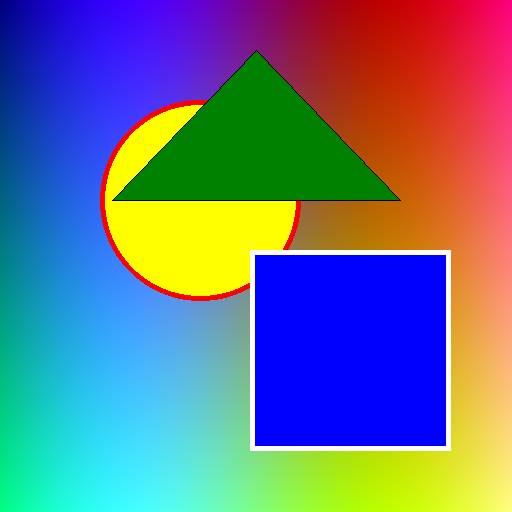
#> input picture images/pillow_sample.png, 512 x 512 px, found by its file name
$ jupyter execute 03_intro_to_pillow.ipynb   (shell and % lines are left out)
#> lines starting #> are read from the running program, lines starting #| are printed output that depends on the picture
# Introduction to Pillow & Image Fundamentals

[Pillow](https://pillow.readthedocs.io/en/stable/) is an open-source Python Imaging Library that adds powerful image processing capabilities to Python. It is the modern, actively maintained fork of the original Python Imaging Library (PIL).

This notebook covers two main topics:

1. **What is an image?** – Understanding images as data (pixels, resolution, RGB vs grayscale)
2. **Practical image manipulation with Pillow** – Loading, displaying, transforming, and enhancing images

You will learn basic operations like rotating, cropping, and resizing images, as well as adjusting properties like brightness, contrast, color, and sharpness.

> **Note:** This notebook consolidates content originally planned for a separate "What is an image?" notebook, providing a cohesive introduction to both image fundamentals and the Pillow library.

## Table of Contents

1. [Installation and Setup](#Installation-and-Setup)
2. [Image Object in Pillow](#Image-Object-in-Pillow)
3. [Displaying Images](#Displaying-Images)
4. [RGB Images and Grayscale Conversion](#RGB-Images-and-Grayscale-Conversion)
5. [Basic Image Manipulation](#Basic-Image-Manipulation)
6. [Image Enhancements](#Image-Enhancements)
7. [Optional: Interactive Widgets](#Optional:-Interactive-Enhancements-with-ipywidgets)

## Installation and Setup

First, let's install and import the necessary libraries.

[cell 1]
# Install Pillow if not already available
# This is mainly for environments like Google Colab or fresh local Python installations
# In managed environments (JupyterHub, conda environments), Pillow may already be installed

[cell 2]
from PIL import Image, ImageEnhance
import numpy as np
import matplotlib.pyplot as plt

# Configure matplotlib for inline display

## Image Object in Pillow

Images in Pillow are represented as `Image` objects. These objects provide attributes and methods for accessing image data and performing operations.

Let's load a sample image and explore its properties.

[cell 3]
# Load an image from the local images folder
image = Image.open("../images/pillow_sample.png")
#> image is the input picture: PIL image 512x512 RGB; mean R, G, B 104.9, 116.4, 135.3

print("Image loaded successfully!")

### Key Attributes of an Image Object

An `Image` object has several important attributes:

- **`format`**: The format of the source file (e.g., PNG, JPEG, BMP)
- **`size`**: A tuple (width, height) representing the image dimensions in pixels
- **`mode`**: The pixel format and depth:
  - `'L'` for grayscale (8-bit pixels)
  - `'RGB'` for true color (3 × 8-bit pixels)
  - `'RGBA'` for true color with transparency
  - `'CMYK'` for pre-press images
- **`info`**: A dictionary containing metadata (e.g., DPI, EXIF data)

[cell 4]
print('Format:', image.format)
#| Format: PNG
print('Size:', image.size, '(width × height in pixels)')
#| Size: (512, 512) (width × height in pixels)
print('Mode:', image.mode)
#| Mode: RGB
print('Info:', image.info)
#| Info: {}

### Converting Between Pillow and NumPy

Pillow images can be easily converted to NumPy arrays and vice versa. This is useful for numerical operations and integration with machine learning frameworks.

[cell 5]
# Convert the Pillow image to a NumPy array
image_array = np.array(image)

# Display the shape: (height, width, channels)
print('Array shape:', image_array.shape)
#| Array shape: (512, 512, 3)
print('Data type:', image_array.dtype)
#| Data type: uint8
print('Value range:', image_array.min(), 'to', image_array.max())
#| Value range: 0 to 255

[cell 6]
# View a small portion of the array (top-left 3×3 pixels)
print('Top-left 3×3 pixels (RGB values):')
print(image_array[:3, :3, :])
#| [[[  0   0 128]
#|   [  0   0 129]
#|   [  0   0 131]]
#|  [[  0   0 128]
#|   [  0   0 129]
#|   [  0   0 131]]
#> (further printed lines are left out)

[cell 7]
# Convert the NumPy array back to a Pillow Image object
new_image = Image.fromarray(image_array)
print('Successfully converted back to Pillow Image')
print('New image size:', new_image.size)
#| New image size: (512, 512)

## Displaying Images

There are two common ways to display images in Python:

1. **Pillow's `.show()` method**: Opens the image in your system's default image viewer
2. **Matplotlib**: Displays the image inline in Jupyter notebooks (recommended for interactive work)

[cell 8]
# Option 1: Using Pillow's show() method
# Uncomment the line below to open the image in your system's default viewer
# image.show()

[cell 9]
# Option 2: Using Matplotlib (recommended for notebooks)
plt.imshow(image)
plt.axis('off')  # Turn off axis numbers and labels
plt.title('Sample Image')
plt.show()

## RGB Images and Grayscale Conversion

### Understanding RGB Images

An RGB image is composed of three color channels: **Red**, **Green**, and **Blue**. Each pixel has three values (typically 0-255) representing the intensity of each color.

Let's split the image into its individual color channels and visualize them.

[cell 10]
# Split the image into R, G, B channels
r, g, b = image.split()

print('Image mode:', image.mode)
#| Image mode: RGB
print('Each channel is a grayscale image with mode:', r.mode)
#| Each channel is a grayscale image with mode: L

[cell 11]
# Visualize the three color channels
fig, axes = plt.subplots(1, 3, figsize=(15, 5))

axes[0].imshow(r, cmap='Reds')
axes[0].set_title('Red Channel')
axes[0].axis('off')

axes[1].imshow(g, cmap='Greens')
axes[1].set_title('Green Channel')
axes[1].axis('off')

axes[2].imshow(b, cmap='Blues')
axes[2].set_title('Blue Channel')
axes[2].axis('off')

plt.tight_layout()
plt.show()

**What we observe:**

- The **red channel** shows bright values where red color is prominent
- The **green channel** highlights areas with green tones
- The **blue channel** emphasizes blue regions
- Brighter pixels in each channel indicate higher intensity of that color component

### Converting to Grayscale

Grayscale images contain only shades of gray (no color information). Each pixel is represented by a single value indicating luminance (light intensity) from 0 (black) to 255 (white).

The conversion uses a weighted sum of RGB components:

$$\text{Gray} = 0.299 \times R + 0.587 \times G + 0.114 \times B$$

These weights approximate human perception, where we are most sensitive to green light.

[cell 12]
# Convert to grayscale using Pillow's convert method
gray_image = image.convert('L')

print('Original mode:', image.mode)
#| Original mode: RGB
print('Grayscale mode:', gray_image.mode)
#| Grayscale mode: L
print('Original size:', image.size)
#| Original size: (512, 512)
print('Grayscale size:', gray_image.size)
#| Grayscale size: (512, 512)

[cell 13]
# Display the grayscale image
plt.imshow(gray_image, cmap='gray')
plt.axis('off')
plt.title('Grayscale Image')
plt.show()

## Basic Image Manipulation

Pillow provides various methods for basic image transformations. These operations are essential for data preprocessing, augmentation, and computer vision tasks.

### Transposing and Flipping

The `.transpose()` method allows flipping and rotating images. Common operations include:

- `Image.FLIP_LEFT_RIGHT`: Horizontal flip (mirror)
- `Image.FLIP_TOP_BOTTOM`: Vertical flip
- `Image.ROTATE_90`: Rotate 90° counterclockwise
- `Image.ROTATE_180`: Rotate 180°
- `Image.ROTATE_270`: Rotate 270° counterclockwise (90° clockwise)
- `Image.TRANSPOSE`: Transpose (flip over main diagonal)
- `Image.TRANSVERSE`: Transverse (flip over secondary diagonal)

**When are these useful?**
- Data augmentation in machine learning to increase dataset diversity
- Correcting image orientation
- Creating symmetrical patterns

[cell 14]
# Apply different transpositions and rotations
flipped_lr = image.transpose(Image.FLIP_LEFT_RIGHT)
flipped_tb = image.transpose(Image.FLIP_TOP_BOTTOM)
rotated_90 = image.transpose(Image.ROTATE_90)
rotated_180 = image.transpose(Image.ROTATE_180)
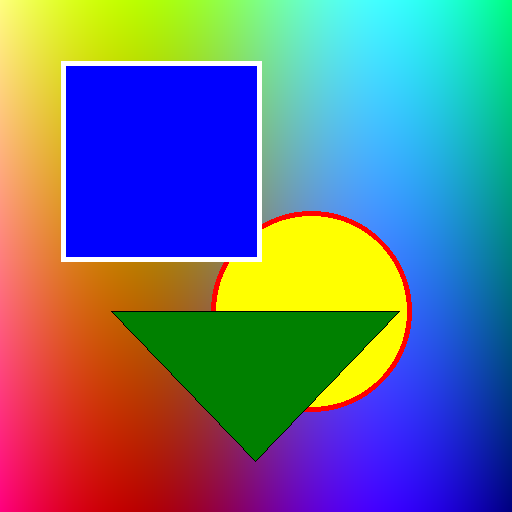
#> rotated_180: PIL image 512x512 RGB; mean R, G, B 104.9, 116.4, 135.3
rotated_270 = image.transpose(Image.ROTATE_270)
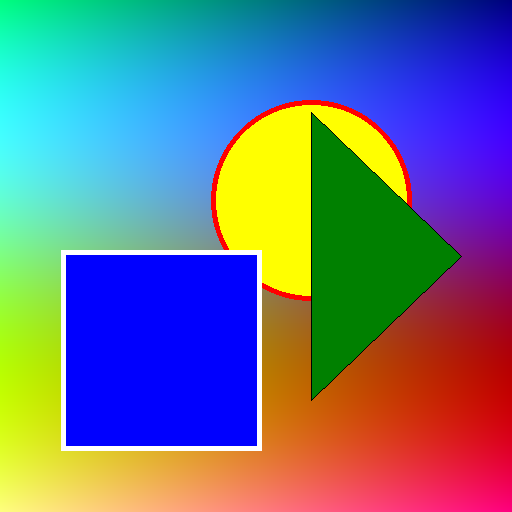
#> rotated_270: PIL image 512x512 RGB; mean R, G, B 104.9, 116.4, 135.3
transposed = image.transpose(Image.TRANSPOSE)
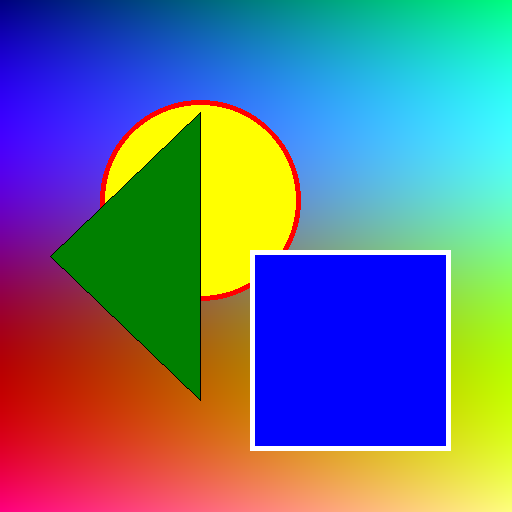
#> transposed: PIL image 512x512 RGB; mean R, G, B 104.9, 116.4, 135.3
transversed = image.transpose(Image.TRANSVERSE)
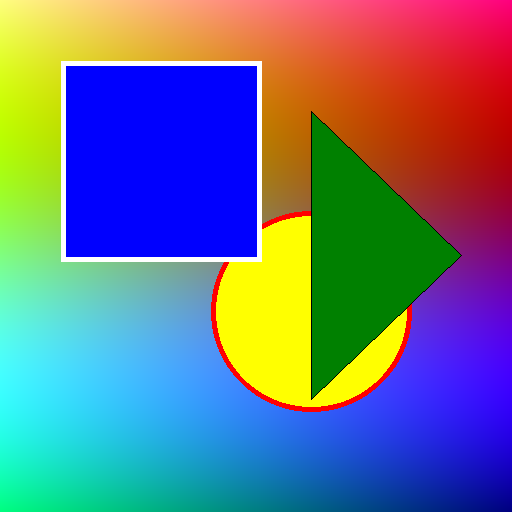
#> transversed: PIL image 512x512 RGB; mean R, G, B 104.9, 116.4, 135.3

# Visualize all transformations
fig, axs = plt.subplots(3, 3, figsize=(12, 12))

axs[0, 0].imshow(image)
axs[0, 0].set_title("Original")
axs[0, 0].axis('off')

axs[0, 1].imshow(flipped_lr)
axs[0, 1].set_title("Flip Left-Right")
axs[0, 1].axis('off')

axs[0, 2].imshow(flipped_tb)
axs[0, 2].set_title("Flip Top-Bottom")
axs[0, 2].axis('off')

axs[1, 0].imshow(rotated_90)
axs[1, 0].set_title("Rotate 90°")
axs[1, 0].axis('off')

axs[1, 1].imshow(rotated_180)
axs[1, 1].set_title("Rotate 180°")
axs[1, 1].axis('off')

axs[1, 2].imshow(rotated_270)
axs[1, 2].set_title("Rotate 270°")
axs[1, 2].axis('off')

axs[2, 0].imshow(transposed)
axs[2, 0].set_title("Transpose")
axs[2, 0].axis('off')

axs[2, 1].imshow(transversed)
axs[2, 1].set_title("Transverse")
axs[2, 1].axis('off')

axs[2, 2].axis('off')

plt.tight_layout()
plt.show()

### Rotating by Arbitrary Angles

The `.rotate()` method allows rotation by any angle (in degrees, counterclockwise).

**Practical uses:**
- Correcting tilted images
- Data augmentation with various rotation angles

[cell 15]
# Rotate by 45 degrees
rotated_image = image.rotate(45)
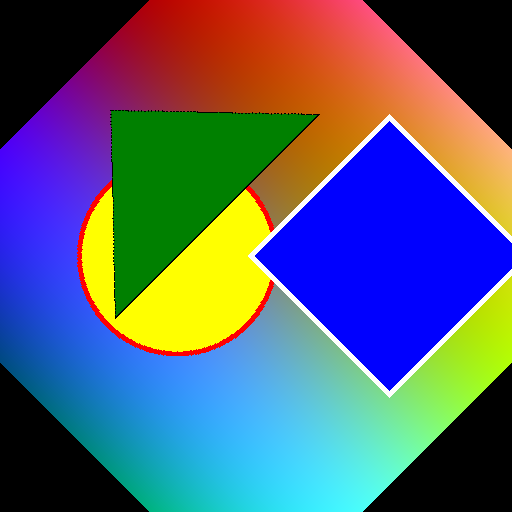
#> rotated_image: PIL image 512x512 RGB; mean R, G, B 83.3, 94.8, 113.3

plt.imshow(rotated_image)
plt.axis('off')
plt.title('Rotated 45°')
plt.show()

### Cropping an Image

The `.crop()` method extracts a rectangular region from an image. It takes a tuple `(left, upper, right, lower)` defining the box coordinates:

- `left`: x-coordinate of the left edge
- `upper`: y-coordinate of the top edge
- `right`: x-coordinate of the right edge
- `lower`: y-coordinate of the bottom edge

Coordinates are relative to the top-left corner (0, 0).

**Practical uses:**
- Extracting regions of interest
- Removing unwanted borders
- Preparing images for models that require specific input sizes

[cell 16]
import matplotlib.patches as patches

# Define the crop region
crop_box = (100, 100, 300, 300)

# Visualize the crop region on the original image
fig, ax = plt.subplots(figsize=(8, 8))
ax.imshow(image)

# Draw a red rectangle showing the crop region
rect = patches.Rectangle(
    (crop_box[0], crop_box[1]),
    crop_box[2] - crop_box[0],
    crop_box[3] - crop_box[1],
    linewidth=3,
    edgecolor='red',
    facecolor='none'
)
ax.add_patch(rect)
ax.set_title('Crop Region (Red Rectangle)')
ax.axis('off')
plt.show()

[cell 17]
# Perform the crop
cropped_image = image.crop(crop_box)
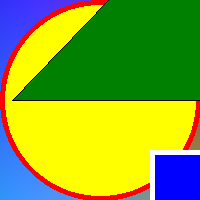
#> cropped_image: PIL image 200x200 RGB; mean R, G, B 130.1, 165.7, 43.6

# Display the cropped result
plt.imshow(cropped_image)
plt.axis('off')
plt.title('Cropped Image')
plt.show()

print(f'Original size: {image.size}')
#| Original size: (512, 512)
print(f'Cropped size: {cropped_image.size}')
#| Cropped size: (200, 200)

### Resizing an Image

The `.resize()` method changes the image dimensions. It accepts:

1. **size**: A tuple `(width, height)` for the new dimensions
2. **resample** (optional): The resampling filter, which affects quality:
   - `Image.NEAREST`: Fastest, lowest quality (nearest neighbor)
   - `Image.BILINEAR`: Linear interpolation
   - `Image.BICUBIC`: Cubic interpolation (better quality)
   - `Image.LANCZOS`: Highest quality, best for downsampling

**Practical uses:**
- Preparing images for neural networks (fixed input size)
- Creating thumbnails
- Reducing computational requirements

[cell 18]
# Resize to 200×200 using LANCZOS (high quality)
resized_image = image.resize((200, 200), Image.LANCZOS)

print(f'Original size: {image.size}')
#| Original size: (512, 512)
print(f'Resized size: {resized_image.size}')
#| Resized size: (200, 200)

[cell 19]
# Compare different resampling methods
nearest = image.resize((200, 200), Image.NEAREST)
bilinear = image.resize((200, 200), Image.BILINEAR)
bicubic = image.resize((200, 200), Image.BICUBIC)
lanczos = image.resize((200, 200), Image.LANCZOS)

# Visualize the differences
fig, axes = plt.subplots(1, 4, figsize=(16, 4))

axes[0].imshow(nearest)
axes[0].set_title("NEAREST (Fastest)")
axes[0].axis('off')

axes[1].imshow(bilinear)
axes[1].set_title("BILINEAR")
axes[1].axis('off')

axes[2].imshow(bicubic)
axes[2].set_title("BICUBIC")
axes[2].axis('off')

axes[3].imshow(lanczos)
axes[3].set_title("LANCZOS (Highest Quality)")
axes[3].axis('off')

plt.tight_layout()
plt.show()

### Example: Combining Operations

Let's combine multiple operations in sequence. For instance, we can crop a region and then resize it back to the original size.

[cell 20]
# Save the original size
original_size = image.size

# Crop a region
crop_box = (100, 100, 400, 400)
cropped = image.crop(crop_box)

# Resize back to original dimensions (zooms in on the cropped region)
zoomed_image = cropped.resize(original_size, Image.LANCZOS)
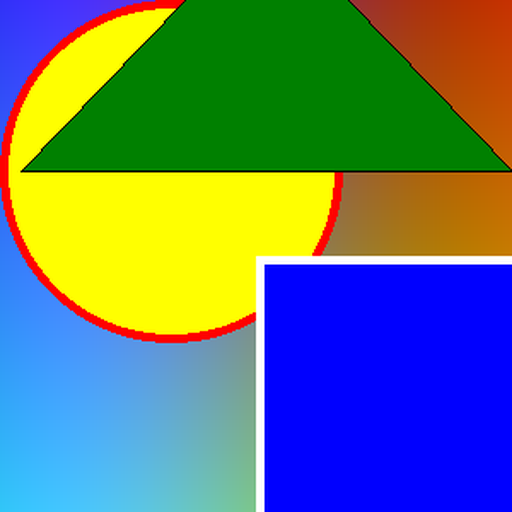
#> zoomed_image: PIL image 512x512 RGB; mean R, G, B 94.1, 122.2, 114.1

# Display side by side
fig, axes = plt.subplots(1, 2, figsize=(12, 6))

axes[0].imshow(image)
axes[0].set_title('Original Image')
axes[0].axis('off')

axes[1].imshow(zoomed_image)
axes[1].set_title('Cropped + Resized (Zoomed)')
axes[1].axis('off')

plt.tight_layout()
plt.show()

## Image Enhancements

The `ImageEnhance` module in Pillow provides methods for adjusting common image properties like brightness, contrast, color saturation, and sharpness. These adjustments are useful for image preprocessing and correction.

### Contrast Enhancement

Contrast refers to the difference between light and dark areas in an image. High contrast images have distinct differences, while low contrast images appear washed out.

**Factor interpretation:**
- Factor > 1: increases contrast
- Factor = 1: no change
- Factor < 1: decreases contrast
- Factor = 0: produces a gray image

[cell 21]
# Demonstrate contrast enhancement
contrast_factors = [0.5, 1.5, 2.0]
contrast_images = [ImageEnhance.Contrast(image).enhance(factor) for factor in contrast_factors]
#> contrast_images = 3 items

# Visualize
fig, axes = plt.subplots(2, 2, figsize=(12, 12))

axes[0, 0].imshow(image)
axes[0, 0].set_title('Original Image')
axes[0, 0].axis('off')

for i, (contrast_image, factor) in enumerate(zip(contrast_images, contrast_factors)):
    row = (i + 1) // 2
    col = (i + 1) % 2
    axes[row, col].imshow(contrast_image)
    axes[row, col].set_title(f'Contrast Factor: {factor}')
    axes[row, col].axis('off')
#> this loop made 3 passes
#> (factor, row, col) on passes 1 to 3: (0.5, 0, 1), (1.5, 1, 0), (2, 1, 1)

plt.tight_layout()
plt.show()

### Brightness Enhancement

Brightness controls the overall light intensity of an image.

**Factor interpretation:**
- Factor > 1: brightens the image
- Factor = 1: no change
- Factor < 1: darkens the image
- Factor = 0: produces a black image

[cell 22]
# Demonstrate brightness enhancement
bright_factors = [0.5, 1.5, 2.0]
bright_images = [ImageEnhance.Brightness(image).enhance(factor) for factor in bright_factors]
#> bright_images = 3 items

# Visualize
fig, axes = plt.subplots(2, 2, figsize=(12, 12))

axes[0, 0].imshow(image)
axes[0, 0].set_title('Original Image')
axes[0, 0].axis('off')

for i, (bright_image, factor) in enumerate(zip(bright_images, bright_factors)):
    row = (i + 1) // 2
    col = (i + 1) % 2
    axes[row, col].imshow(bright_image)
    axes[row, col].set_title(f'Brightness Factor: {factor}')
    axes[row, col].axis('off')

plt.tight_layout()
plt.show()
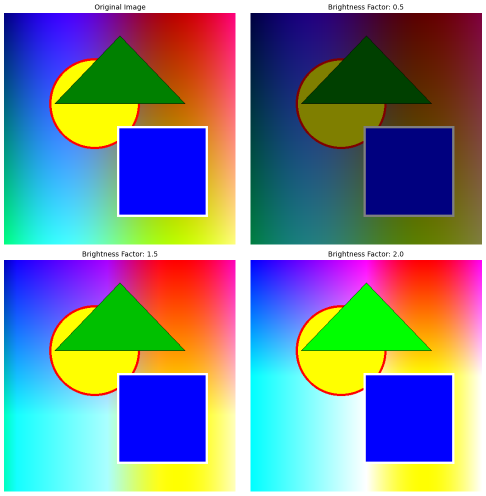
#> figure drawn by matplotlib, 4 panels

### Color Balance Enhancement

Color balance adjusts the intensity and tone of colors in the image.

**Factor interpretation:**
- Factor = 0: produces a black and white image
- Factor < 1: reduces color saturation
- Factor = 1: no change
- Factor > 1: increases color saturation

[cell 23]
# Demonstrate color enhancement
color_factors = [0.25, 0.75, 1.5]
color_images = [ImageEnhance.Color(image).enhance(factor) for factor in color_factors]
#> color_images = 3 items

# Visualize
fig, axes = plt.subplots(2, 2, figsize=(12, 12))

axes[0, 0].imshow(image)
axes[0, 0].set_title('Original Image')
axes[0, 0].axis('off')

for i, (color_image, factor) in enumerate(zip(color_images, color_factors)):
    row = (i + 1) // 2
    col = (i + 1) % 2
    axes[row, col].imshow(color_image)
    axes[row, col].set_title(f'Color Factor: {factor}')
    axes[row, col].axis('off')
#> this loop made 3 passes
#> (factor, row, col) on passes 1 to 3: (0.25, 0, 1), (0.75, 1, 0), (1.5, 1, 1)

plt.tight_layout()
plt.show()
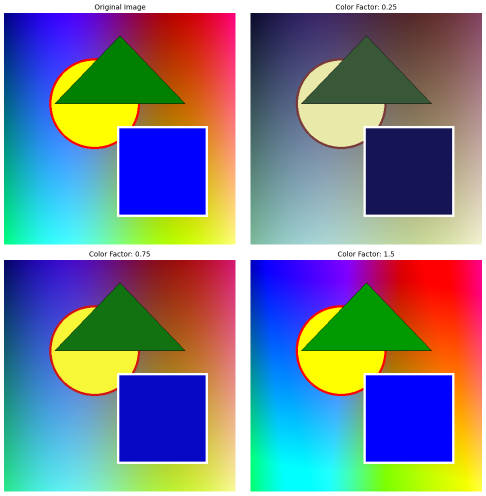
#> figure drawn by matplotlib, 4 panels

### Sharpness Enhancement

Sharpness enhancement increases the clarity and definition of edges and fine details.

**Factor interpretation:**
- Factor > 1: increases sharpness (emphasizes edges)
- Factor = 1: no change
- Factor < 1: decreases sharpness (blurs the image)

[cell 24]
# Demonstrate sharpness enhancement
sharp_factors = [0.5, 1.5, 2.0]
sharp_images = [ImageEnhance.Sharpness(image).enhance(factor) for factor in sharp_factors]
#> sharp_images = 3 items

# Visualize
fig, axes = plt.subplots(2, 2, figsize=(12, 12))

axes[0, 0].imshow(image)
axes[0, 0].set_title('Original Image')
axes[0, 0].axis('off')

for i, (sharp_image, factor) in enumerate(zip(sharp_images, sharp_factors)):
    row = (i + 1) // 2
    col = (i + 1) % 2
    axes[row, col].imshow(sharp_image)
    axes[row, col].set_title(f'Sharpness Factor: {factor}')
    axes[row, col].axis('off')

plt.tight_layout()
plt.show()
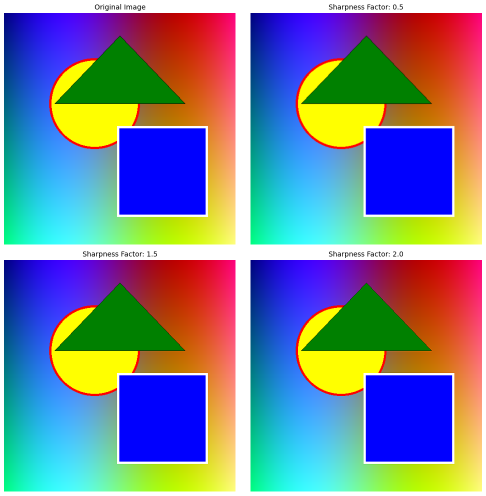
#> figure drawn by matplotlib, 4 panels

## Optional: Interactive Enhancements with ipywidgets

This section demonstrates an interactive tool to experiment with multiple enhancement parameters simultaneously. This requires the `ipywidgets` library to be installed.

**Note:** This is an optional exploration tool for visual experimentation.

[cell 25]
import ipywidgets as widgets
from IPython.display import display

def interactive_enhancements(brightness, contrast, color, sharpness):
    """Apply all enhancements and display the result."""
    # Start with the original image
    enhanced_image = image

    # Apply enhancements sequentially
    enhanced_image = ImageEnhance.Brightness(enhanced_image).enhance(brightness)
    enhanced_image = ImageEnhance.Contrast(enhanced_image).enhance(contrast)
    enhanced_image = ImageEnhance.Color(enhanced_image).enhance(color)
    enhanced_image = ImageEnhance.Sharpness(enhanced_image).enhance(sharpness)

    # Display the result
    plt.figure(figsize=(8, 8))
    plt.imshow(enhanced_image)
    plt.axis('off')
    plt.title(f'B:{brightness:.1f} C:{contrast:.1f} Col:{color:.1f} S:{sharpness:.1f}')
    plt.show()

# Create sliders for each enhancement
brightness_slider = widgets.FloatSlider(
    min=0.1, max=2.0, step=0.1, value=1.0, description='Brightness:'
)
contrast_slider = widgets.FloatSlider(
    min=0.1, max=2.0, step=0.1, value=1.0, description='Contrast:'
)
color_slider = widgets.FloatSlider(
    min=0.1, max=2.0, step=0.1, value=1.0, description='Color:'
)
sharpness_slider = widgets.FloatSlider(
    min=0.1, max=2.0, step=0.1, value=1.0, description='Sharpness:'
)

# Create interactive interface
widgets.interactive(
    interactive_enhancements,
    brightness=brightness_slider,
    contrast=contrast_slider,
    color=color_slider,
    sharpness=sharpness_slider
)
#> the sliders are set to brightness = 1.0, contrast = 1.0, color = 1.0, sharpness = 1.0
